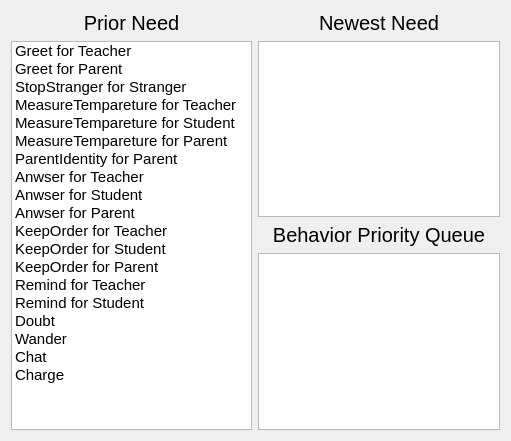
   <widget class="QWidget" name="verticalLayoutWidget_7">
    <property name="geometry">
     <rect>
      <x>230</x>
      <y>380</y>
      <width>511</width>
      <height>441</height>
     </rect>
    </property>
    <layout class="QVBoxLayout" name="verticalLayout_11" stretch="3">
     <item>
      <layout class="QHBoxLayout" name="horizontalLayout_4">
       <item>
        <layout class="QVBoxLayout" name="verticalLayout_8">
         <item>
          <widget class="QLabel" name="label_56">
           <property name="font">
            <font>
             <pointsize>15</pointsize>
            </font>
           </property>
           <property name="text">
            <string>Prior Need</string>
           </property>
           <property name="alignment">
            <set>Qt::AlignBottom|Qt::AlignHCenter</set>
           </property>
          </widget>
         </item>
         <item>
          <widget class="QListWidget" name="listWidget_prior_need">
           <property name="font">
            <font>
             <pointsize>11</pointsize>
            </font>
           </property>
           <property name="layoutMode">
            <enum>QListView::SinglePass</enum>
           </property>
           <item>
            <property name="text">
             <string>Greet for Teacher</string>
            </property>
           </item>
           <item>
            <property name="text">
             <string>Greet for Parent</string>
            </property>
           </item>
           <item>
            <property name="text">
             <string>StopStranger for Stranger</string>
            </property>
           </item>
           <item>
            <property name="text">
             <string>MeasureTempareture for Teacher</string>
            </property>
           </item>
           <item>
            <property name="text">
             <string>MeasureTempareture for Student</string>
            </property>
           </item>
           <item>
            <property name="text">
             <string>MeasureTempareture for Parent</string>
            </property>
           </item>
           <item>
            <property name="text">
             <string>ParentIdentity for Parent</string>
            </property>
           </item>
           <item>
            <property name="text">
             <string>Anwser for Teacher</string>
            </property>
           </item>
           <item>
            <property name="text">
             <string>Anwser for Student</string>
            </property>
           </item>
           <item>
            <property name="text">
             <string>Anwser for Parent</string>
            </property>
           </item>
           <item>
            <property name="text">
             <string>KeepOrder for Teacher</string>
            </property>
           </item>
           <item>
            <property name="text">
             <string>KeepOrder for Student</string>
            </property>
           </item>
           <item>
            <property name="text">
             <string>KeepOrder for Parent</string>
            </property>
           </item>
           <item>
            <property name="text">
             <string>Remind for Teacher</string>
            </property>
           </item>
           <item>
            <property name="text">
             <string>Remind for Student</string>
            </property>
           </item>
           <item>
            <property name="text">
             <string>Doubt </string>
            </property>
           </item>
           <item>
            <property name="text">
             <string>Wander </string>
            </property>
           </item>
           <item>
            <property name="text">
             <string>Chat</string>
            </property>
           </item>
           <item>
            <property name="text">
             <string>Charge </string>
            </property>
           </item>
          </widget>
         </item>
        </layout>
       </item>
       <item>
        <layout class="QVBoxLayout" name="verticalLayout_7">
         <item>
          <widget class="QLabel" name="label_57">
           <property name="font">
            <font>
             <pointsize>15</pointsize>
            </font>
           </property>
           <property name="text">
            <string>Newest Need</string>
           </property>
           <property name="alignment">
            <set>Qt::AlignBottom|Qt::AlignHCenter</set>
           </property>
          </widget>
         </item>
         <item>
          <widget class="QListWidget" name="listWidget_newest_need">
           <property name="layoutMode">
            <enum>QListView::SinglePass</enum>
           </property>
          </widget>
         </item>
         <item>
          <widget class="QLabel" name="label_14">
           <property name="font">
            <font>
             <family>Ubuntu</family>
             <pointsize>15</pointsize>
             <weight>50</weight>
             <bold>false</bold>
             <underline>false</underline>
            </font>
           </property>
           <property name="text">
            <string>Behavior Priority Queue</string>
           </property>
           <property name="alignment">
            <set>Qt::AlignBottom|Qt::AlignHCenter</set>
           </property>
          </widget>
         </item>
         <item>
          <widget class="QListWidget" name="listWidget_bhvQueue">
           <property name="font">
            <font>
             <pointsize>9</pointsize>
            </font>
           </property>
           <property name="layoutMode">
            <enum>QListView::SinglePass</enum>
           </property>
          </widget>
         </item>
        </layout>
       </item>
      </layout>
     </item>
    </layout>
   </widget>
